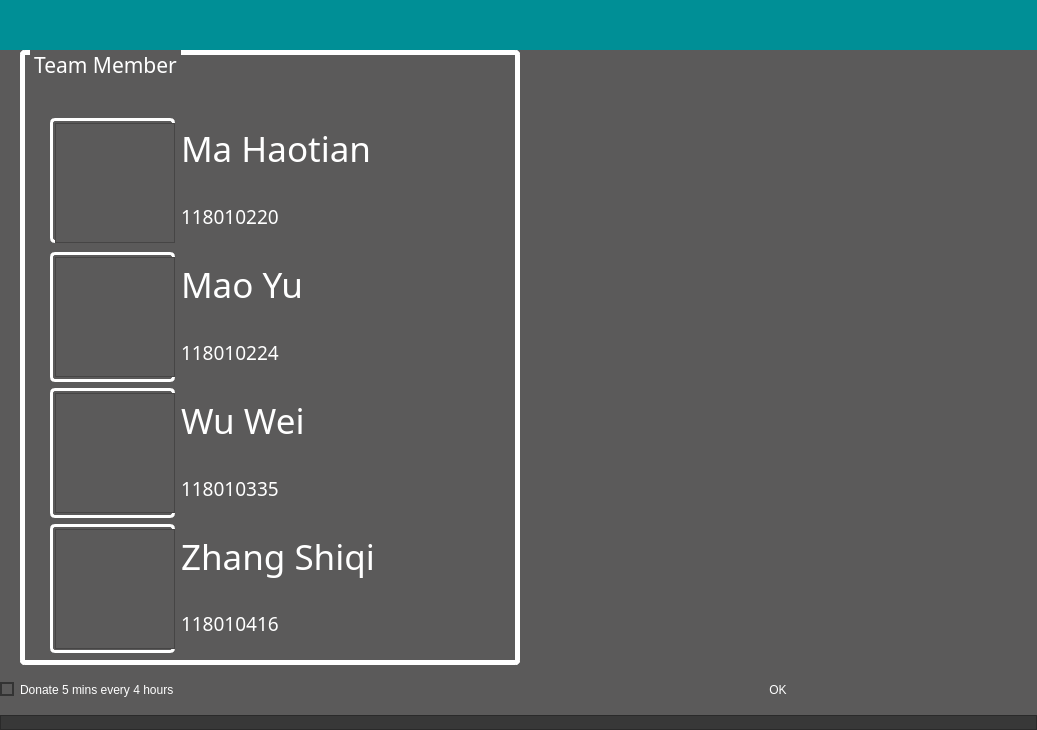
<?xml version="1.0" encoding="UTF-8"?>
<ui version="4.0">
 <class>helpDialog</class>
 <widget class="QDialog" name="helpDialog">
  <property name="geometry">
   <rect>
    <x>0</x>
    <y>0</y>
    <width>1037</width>
    <height>730</height>
   </rect>
  </property>
  <property name="windowTitle">
   <string>Help</string>
  </property>
  <property name="whatsThis">
   <string/>
  </property>
  <property name="styleSheet">
   <string notr="true">background:rgb(91,90,90);</string>
  </property>
  <layout class="QVBoxLayout" name="verticalLayout">
   <property name="spacing">
    <number>0</number>
   </property>
   <property name="leftMargin">
    <number>0</number>
   </property>
   <property name="topMargin">
    <number>0</number>
   </property>
   <property name="rightMargin">
    <number>0</number>
   </property>
   <property name="bottomMargin">
    <number>0</number>
   </property>
   <item>
    <widget class="QFrame" name="frameMonitorBar">
     <property name="minimumSize">
      <size>
       <width>0</width>
       <height>50</height>
      </size>
     </property>
     <property name="maximumSize">
      <size>
       <width>16777215</width>
       <height>50</height>
      </size>
     </property>
     <property name="styleSheet">
      <string notr="true">background:#008F96;border-width: 0;
border-radius : 0;
</string>
     </property>
     <property name="frameShape">
      <enum>QFrame::StyledPanel</enum>
     </property>
     <property name="frameShadow">
      <enum>QFrame::Raised</enum>
     </property>
     <layout class="QHBoxLayout" name="horizontalLayout_5">
      <property name="spacing">
       <number>0</number>
      </property>
      <property name="leftMargin">
       <number>0</number>
      </property>
      <property name="topMargin">
       <number>0</number>
      </property>
      <property name="rightMargin">
       <number>0</number>
      </property>
      <property name="bottomMargin">
       <number>0</number>
      </property>
     </layout>
    </widget>
   </item>
   <item>
    <layout class="QHBoxLayout" name="horizontalLayout">
     <property name="spacing">
      <number>0</number>
     </property>
     <property name="leftMargin">
      <number>20</number>
     </property>
     <property name="rightMargin">
      <number>10</number>
     </property>
     <item>
      <widget class="QGroupBox" name="groupBox_19">
       <property name="minimumSize">
        <size>
         <width>500</width>
         <height>580</height>
        </size>
       </property>
       <property name="font">
        <font>
         <family>Berlin Sans FB</family>
         <pointsize>16</pointsize>
        </font>
       </property>
       <property name="layoutDirection">
        <enum>Qt::LeftToRight</enum>
       </property>
       <property name="styleSheet">
        <string notr="true">QGroupBox::title{
	color : white;
	left: 10px;
	margin-left: 0px;
	padding: 0 1px;
}

QGroupBox{
	border-width: 5px;
	border-style: solid;
	border-color: white;
	margin-top: 0.5ex;
	border-radius: 5px;
}</string>
       </property>
       <property name="title">
        <string>Team Member</string>
       </property>
       <layout class="QGridLayout" name="gridLayout_64">
        <property name="leftMargin">
         <number>0</number>
        </property>
        <property name="topMargin">
         <number>30</number>
        </property>
        <item row="0" column="0">
         <layout class="QVBoxLayout" name="verticalLayout_32">
          <item>
           <layout class="QHBoxLayout" name="horizontalLayout_57">
            <item>
             <widget class="QGroupBox" name="groupBox_20">
              <property name="minimumSize">
               <size>
                <width>125</width>
                <height>125</height>
               </size>
              </property>
              <property name="maximumSize">
               <size>
                <width>125</width>
                <height>125</height>
               </size>
              </property>
              <property name="styleSheet">
               <string notr="true">QGroupBox::title{
	color : white;
	left: 10px;
	margin-left: 0px;
	padding: 0 1px;
}

QGroupBox{
	border-width: 3px;
	border-style: solid;
	border-color: white;
	margin-top: 0.5ex;
	border-radius: 5px;
	background: rgb(0,0,0,0);
}</string>
              </property>
              <property name="title">
               <string/>
              </property>
              <layout class="QGridLayout" name="gridLayout_65">
               <property name="leftMargin">
                <number>0</number>
               </property>
               <property name="topMargin">
                <number>0</number>
               </property>
               <property name="rightMargin">
                <number>0</number>
               </property>
               <property name="bottomMargin">
                <number>0</number>
               </property>
               <property name="spacing">
                <number>0</number>
               </property>
               <item row="0" column="0">
                <widget class="QFrame" name="frame_48">
                 <property name="minimumSize">
                  <size>
                   <width>120</width>
                   <height>120</height>
                  </size>
                 </property>
                 <property name="maximumSize">
                  <size>
                   <width>120</width>
                   <height>130</height>
                  </size>
                 </property>
                 <property name="styleSheet">
                  <string notr="true">QFrame
{
   border-image: url(:/icons/icos/MaHaotian.jpg) 0 0 0 0 stretch stretch;
   border-width: 0px;
}</string>
                 </property>
                 <property name="frameShape">
                  <enum>QFrame::StyledPanel</enum>
                 </property>
                 <property name="frameShadow">
                  <enum>QFrame::Raised</enum>
                 </property>
                </widget>
               </item>
              </layout>
             </widget>
            </item>
            <item>
             <layout class="QVBoxLayout" name="verticalLayout_33">
              <item>
               <widget class="QLabel" name="label_72">
                <property name="sizePolicy">
                 <sizepolicy hsizetype="Fixed" vsizetype="Preferred">
                  <horstretch>0</horstretch>
                  <verstretch>0</verstretch>
                 </sizepolicy>
                </property>
                <property name="minimumSize">
                 <size>
                  <width>300</width>
                  <height>65</height>
                 </size>
                </property>
                <property name="font">
                 <font>
                  <family>Berlin Sans FB</family>
                  <pointsize>26</pointsize>
                 </font>
                </property>
                <property name="styleSheet">
                 <string notr="true">color : white;</string>
                </property>
                <property name="text">
                 <string>Ma Haotian</string>
                </property>
               </widget>
              </item>
              <item>
               <widget class="QLabel" name="label_73">
                <property name="sizePolicy">
                 <sizepolicy hsizetype="Fixed" vsizetype="Preferred">
                  <horstretch>0</horstretch>
                  <verstretch>0</verstretch>
                 </sizepolicy>
                </property>
                <property name="minimumSize">
                 <size>
                  <width>100</width>
                  <height>60</height>
                 </size>
                </property>
                <property name="font">
                 <font>
                  <family>Berlin Sans FB</family>
                  <pointsize>14</pointsize>
                 </font>
                </property>
                <property name="styleSheet">
                 <string notr="true">color : white;</string>
                </property>
                <property name="text">
                 <string>118010220</string>
                </property>
               </widget>
              </item>
             </layout>
            </item>
           </layout>
          </item>
          <item>
           <layout class="QHBoxLayout" name="horizontalLayout_58">
            <item>
             <widget class="QGroupBox" name="groupBox_21">
              <property name="minimumSize">
               <size>
                <width>125</width>
                <height>125</height>
               </size>
              </property>
              <property name="maximumSize">
               <size>
                <width>125</width>
                <height>130</height>
               </size>
              </property>
              <property name="styleSheet">
               <string notr="true">QGroupBox::title{
	color : white;
	left: 10px;
	margin-left: 0px;
	padding: 0 1px;
}

QGroupBox{
	border-width: 3px;
	border-style: solid;
	border-color: white;
	margin-top: 0.5ex;
	border-radius: 5px;
	background: rgb(0,0,0,0);
}</string>
              </property>
              <property name="title">
               <string/>
              </property>
              <layout class="QGridLayout" name="gridLayout_66">
               <property name="leftMargin">
                <number>0</number>
               </property>
               <property name="topMargin">
                <number>0</number>
               </property>
               <property name="rightMargin">
                <number>0</number>
               </property>
               <property name="bottomMargin">
                <number>0</number>
               </property>
               <property name="spacing">
                <number>0</number>
               </property>
               <item row="0" column="0">
                <widget class="QFrame" name="frame_49">
                 <property name="minimumSize">
                  <size>
                   <width>120</width>
                   <height>120</height>
                  </size>
                 </property>
                 <property name="styleSheet">
                  <string notr="true">QFrame
{
   border-image: url(:/icons/icos/MaoYu.jpg) 0 0 0 0 stretch stretch;
   border-width: 0px;
}</string>
                 </property>
                 <property name="frameShape">
                  <enum>QFrame::StyledPanel</enum>
                 </property>
                 <property name="frameShadow">
                  <enum>QFrame::Raised</enum>
                 </property>
                </widget>
               </item>
              </layout>
             </widget>
            </item>
            <item>
             <layout class="QVBoxLayout" name="verticalLayout_34">
              <item>
               <widget class="QLabel" name="label_74">
                <property name="sizePolicy">
                 <sizepolicy hsizetype="Fixed" vsizetype="Preferred">
                  <horstretch>0</horstretch>
                  <verstretch>0</verstretch>
                 </sizepolicy>
                </property>
                <property name="minimumSize">
                 <size>
                  <width>300</width>
                  <height>65</height>
                 </size>
                </property>
                <property name="font">
                 <font>
                  <family>Berlin Sans FB</family>
                  <pointsize>26</pointsize>
                 </font>
                </property>
                <property name="styleSheet">
                 <string notr="true">color : white;</string>
                </property>
                <property name="text">
                 <string>Mao Yu</string>
                </property>
               </widget>
              </item>
              <item>
               <widget class="QLabel" name="label_75">
                <property name="sizePolicy">
                 <sizepolicy hsizetype="Fixed" vsizetype="Preferred">
                  <horstretch>0</horstretch>
                  <verstretch>0</verstretch>
                 </sizepolicy>
                </property>
                <property name="minimumSize">
                 <size>
                  <width>100</width>
                  <height>60</height>
                 </size>
                </property>
                <property name="font">
                 <font>
                  <family>Berlin Sans FB</family>
                  <pointsize>14</pointsize>
                 </font>
                </property>
                <property name="styleSheet">
                 <string notr="true">color : white;</string>
                </property>
                <property name="text">
                 <string>118010224</string>
                </property>
               </widget>
              </item>
             </layout>
            </item>
           </layout>
          </item>
          <item>
           <layout class="QHBoxLayout" name="horizontalLayout_59">
            <item>
             <widget class="QGroupBox" name="groupBox_22">
              <property name="minimumSize">
               <size>
                <width>125</width>
                <height>125</height>
               </size>
              </property>
              <property name="maximumSize">
               <size>
                <width>125</width>
                <height>130</height>
               </size>
              </property>
              <property name="styleSheet">
               <string notr="true">QGroupBox::title{
	color : white;
	left: 10px;
	margin-left: 0px;
	padding: 0 1px;
}

QGroupBox{
	border-width: 3px;
	border-style: solid;
	border-color: white;
	margin-top: 0.5ex;
	border-radius: 5px;
	background: rgb(0,0,0,0);
}</string>
              </property>
              <property name="title">
               <string/>
              </property>
              <layout class="QGridLayout" name="gridLayout_67">
               <property name="leftMargin">
                <number>0</number>
               </property>
               <property name="topMargin">
                <number>0</number>
               </property>
               <property name="rightMargin">
                <number>0</number>
               </property>
               <property name="bottomMargin">
                <number>0</number>
               </property>
               <property name="spacing">
                <number>0</number>
               </property>
               <item row="0" column="0">
                <widget class="QFrame" name="frame_50">
                 <property name="minimumSize">
                  <size>
                   <width>120</width>
                   <height>120</height>
                  </size>
                 </property>
                 <property name="styleSheet">
                  <string notr="true">QFrame
{
   border-image: url(:/icons/icos/WuWei.jpg) 0 0 0 0 stretch stretch;
   border-width: 0px;
}</string>
                 </property>
                 <property name="frameShape">
                  <enum>QFrame::StyledPanel</enum>
                 </property>
                 <property name="frameShadow">
                  <enum>QFrame::Raised</enum>
                 </property>
                </widget>
               </item>
              </layout>
             </widget>
            </item>
            <item>
             <layout class="QVBoxLayout" name="verticalLayout_35">
              <item>
               <widget class="QLabel" name="label_76">
                <property name="sizePolicy">
                 <sizepolicy hsizetype="Fixed" vsizetype="Preferred">
                  <horstretch>0</horstretch>
                  <verstretch>0</verstretch>
                 </sizepolicy>
                </property>
                <property name="minimumSize">
                 <size>
                  <width>300</width>
                  <height>65</height>
                 </size>
                </property>
                <property name="font">
                 <font>
                  <family>Berlin Sans FB</family>
                  <pointsize>26</pointsize>
                 </font>
                </property>
                <property name="styleSheet">
                 <string notr="true">color : white;</string>
                </property>
                <property name="text">
                 <string>Wu Wei</string>
                </property>
               </widget>
              </item>
              <item>
               <widget class="QLabel" name="label_77">
                <property name="sizePolicy">
                 <sizepolicy hsizetype="Fixed" vsizetype="Preferred">
                  <horstretch>0</horstretch>
                  <verstretch>0</verstretch>
                 </sizepolicy>
                </property>
                <property name="minimumSize">
                 <size>
                  <width>100</width>
                  <height>60</height>
                 </size>
                </property>
                <property name="font">
                 <font>
                  <family>Berlin Sans FB</family>
                  <pointsize>14</pointsize>
                 </font>
                </property>
                <property name="styleSheet">
                 <string notr="true">color : white;</string>
                </property>
                <property name="text">
                 <string>118010335</string>
                </property>
               </widget>
              </item>
             </layout>
            </item>
           </layout>
          </item>
          <item>
           <layout class="QHBoxLayout" name="horizontalLayout_60">
            <item>
             <widget class="QGroupBox" name="groupBox_23">
              <property name="minimumSize">
               <size>
                <width>125</width>
                <height>125</height>
               </size>
              </property>
              <property name="maximumSize">
               <size>
                <width>125</width>
                <height>130</height>
               </size>
              </property>
              <property name="styleSheet">
               <string notr="true">QGroupBox::title{
	color : white;
	left: 10px;
	margin-left: 0px;
	padding: 0 1px;
}

QGroupBox{
	border-width: 3px;
	border-style: solid;
	border-color: white;
	margin-top: 0.5ex;
	border-radius: 5px;
	background: rgb(0,0,0,0);
}</string>
              </property>
              <property name="title">
               <string/>
              </property>
              <layout class="QGridLayout" name="gridLayout_68">
               <property name="leftMargin">
                <number>0</number>
               </property>
               <property name="topMargin">
                <number>0</number>
               </property>
               <property name="rightMargin">
                <number>0</number>
               </property>
               <property name="bottomMargin">
                <number>0</number>
               </property>
               <property name="spacing">
                <number>0</number>
               </property>
               <item row="0" column="0">
                <widget class="QFrame" name="frame_51">
                 <property name="minimumSize">
                  <size>
                   <width>120</width>
                   <height>120</height>
                  </size>
                 </property>
                 <property name="styleSheet">
                  <string notr="true">QFrame
{
   border-image: url(:/icons/icos/ZhangShiqi.jpg) 0 0 0 0 stretch stretch;
   border-width: 0px;
}</string>
                 </property>
                 <property name="frameShape">
                  <enum>QFrame::StyledPanel</enum>
                 </property>
                 <property name="frameShadow">
                  <enum>QFrame::Raised</enum>
                 </property>
                </widget>
               </item>
              </layout>
             </widget>
            </item>
            <item>
             <layout class="QVBoxLayout" name="verticalLayout_36">
              <item>
               <widget class="QLabel" name="label_78">
                <property name="sizePolicy">
                 <sizepolicy hsizetype="Fixed" vsizetype="Preferred">
                  <horstretch>0</horstretch>
                  <verstretch>0</verstretch>
                 </sizepolicy>
                </property>
                <property name="minimumSize">
                 <size>
                  <width>300</width>
                  <height>65</height>
                 </size>
                </property>
                <property name="font">
                 <font>
                  <family>Berlin Sans FB</family>
                  <pointsize>26</pointsize>
                 </font>
                </property>
                <property name="styleSheet">
                 <string notr="true">color : white;</string>
                </property>
                <property name="text">
                 <string>Zhang Shiqi</string>
                </property>
               </widget>
              </item>
              <item>
               <widget class="QLabel" name="label_79">
                <property name="sizePolicy">
                 <sizepolicy hsizetype="Fixed" vsizetype="Preferred">
                  <horstretch>0</horstretch>
                  <verstretch>0</verstretch>
                 </sizepolicy>
                </property>
                <property name="minimumSize">
                 <size>
                  <width>100</width>
                  <height>60</height>
                 </size>
                </property>
                <property name="font">
                 <font>
                  <family>Berlin Sans FB</family>
                  <pointsize>14</pointsize>
                 </font>
                </property>
                <property name="styleSheet">
                 <string notr="true">color : white;</string>
                </property>
                <property name="text">
                 <string>118010416</string>
                </property>
               </widget>
              </item>
             </layout>
            </item>
           </layout>
          </item>
         </layout>
        </item>
       </layout>
      </widget>
     </item>
     <item>
      <widget class="QPlainTextEdit" name="plainTextEdit">
       <property name="font">
        <font>
         <family>Berlin Sans FB</family>
         <pointsize>18</pointsize>
        </font>
       </property>
       <property name="styleSheet">
        <string notr="true">color:white;</string>
       </property>
       <property name="frameShape">
        <enum>QFrame::NoFrame</enum>
       </property>
       <property name="lineWidth">
        <number>0</number>
       </property>
       <property name="readOnly">
        <bool>true</bool>
       </property>
      </widget>
     </item>
    </layout>
   </item>
   <item>
    <layout class="QHBoxLayout" name="horizontalLayout_2">
     <item>
      <widget class="QCheckBox" name="checkBox">
       <property name="font">
        <font>
         <family>Arial</family>
        </font>
       </property>
       <property name="styleSheet">
        <string notr="true">QCheckBox {
    color:rgb(255,255,255);
}

QCheckBox::indicator {
    width: 10px;
    height: 10px;
}

QCheckBox::indicator:unchecked {
    border:2px solid rgb(51,51,51);
	background:rgb(91,90,90);
}

QCheckBox::indicator:unchecked:pressed {
	border:2px solid rgb(51,51,51);
   	background:rgb(0,143,170);
}

QCheckBox::indicator:checked {
	background-color:rgb(0,143,170);
    border: 2px solid rgb(51,51,51);
}

QCheckBox::indicator:checked:pressed {
    border:2px solid rgb(51,51,51);
	background:rgb(91,90,90);
}

</string>
       </property>
       <property name="text">
        <string>Donate 5 mins every 4 hours</string>
       </property>
      </widget>
     </item>
     <item>
      <widget class="QPushButton" name="pushButtonFinish">
       <property name="minimumSize">
        <size>
         <width>50</width>
         <height>50</height>
        </size>
       </property>
       <property name="font">
        <font>
         <family>Arial</family>
        </font>
       </property>
       <property name="styleSheet">
        <string notr="true">QPushButton {
	border: none;
	background-color: rgba(0,0,0,0);
	color : white;
}
QPushButton:hover {
	background-color: rgb(51,51,51);
}
QPushButton:pressed {	
	background-color: #7A0000;
}</string>
       </property>
       <property name="text">
        <string>OK</string>
       </property>
      </widget>
     </item>
    </layout>
   </item>
   <item>
    <widget class="QFrame" name="frame_43">
     <property name="sizePolicy">
      <sizepolicy hsizetype="Preferred" vsizetype="Minimum">
       <horstretch>0</horstretch>
       <verstretch>0</verstretch>
      </sizepolicy>
     </property>
     <property name="minimumSize">
      <size>
       <width>0</width>
       <height>15</height>
      </size>
     </property>
     <property name="styleSheet">
      <string notr="true">background:rgb(51,51,51,220);</string>
     </property>
     <property name="frameShape">
      <enum>QFrame::StyledPanel</enum>
     </property>
     <property name="frameShadow">
      <enum>QFrame::Raised</enum>
     </property>
    </widget>
   </item>
  </layout>
 </widget>
 <resources/>
 <connections/>
</ui>
